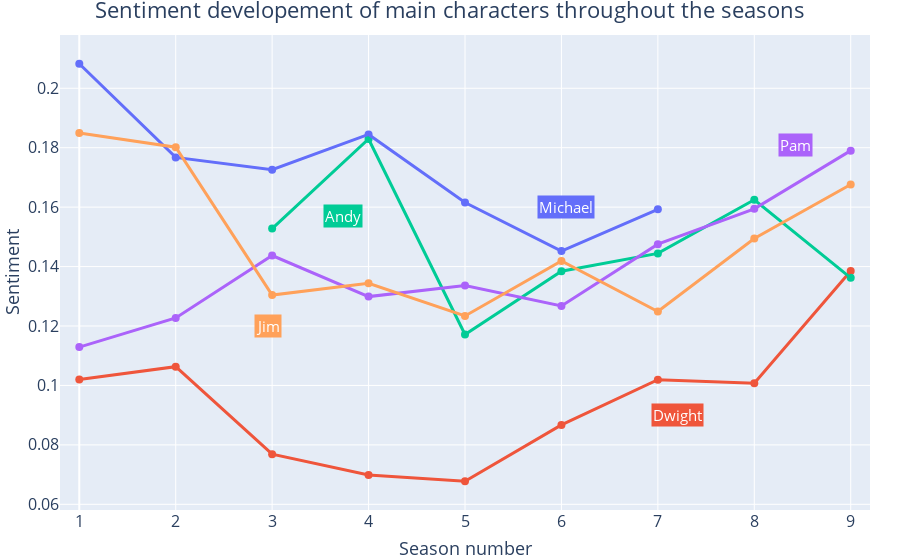

Notebook cell for this chart:
### Markdown cell above
### Put this code instead of cell 20 in the SentimentAnalysis notebook (Interactive sentiment development over seasons plot):

### Code cell
import plotly.express as px
import plotly.graph_objects as go
sentiments = {character:get_sentiment_season(character) for character in characters_sentiment}
data = pd.DataFrame({character:sentiments[character]["sentiment"] for character in characters_sentiment}, index = list(range(1,10)))
data=data.replace(0.271150, np.NaN)
fig1 = px.scatter(data,x=data.reset_index().index,y=['Michael', 'Dwight', 'Andy', 'Pam', 'Jim'])
fig2 = px.line(data,x=data.reset_index().index,y=['Michael', 'Dwight', 'Andy', 'Pam', 'Jim'])
fig2.update_layout(showlegend=False)
fig3 = go.Figure(data=fig1.data + fig2.data)
fig3.update_layout(title_text='Sentiment developement of main characters throughout the seasons',title_x=0.5,title_font_size=22)
fig3.update_layout(xaxis_title="Season number",yaxis_title="Sentiment",font=dict(size=16))
fig3.update_layout(yaxis = dict(tickfont = dict(size=16)),xaxis = dict(tickfont = dict(size=16)))
fig3.for_each_xaxis(lambda axis: axis.title.update(font=dict(size=18)))
fig3.for_each_yaxis(lambda axis: axis.title.update(font=dict(size=18)))
fig3.update_layout(go.Layout(margin=go.layout.Margin(l=0,r=30,b=30, t=35)))
fig3.update_layout(dict(xaxis=dict(tickmode="array",tickvals=[0,1,2,3,4,5,6,7,8], ticktext=[1,2,3,4,5,6,7,8,9],)))
fig3.update_xaxes(range=[-0.2,8.2])
fig3.update_traces(line=dict(width=3))
fig3.update_traces(marker=dict(size=8))
fig3.update_layout(showlegend=False)
fig3.add_annotation(xref="x domain",yref="y",x=0.625,y=0.16,text="Michael",
    axref="x domain", font_color = "white", bgcolor="#636EFA",font_size=15,height=20, ayref="y", ax=0.63,ay=0.82,showarrow=False)
fig3.add_annotation(xref="x domain",yref="y",x=0.795,y=0.09,text="Dwight",
    axref="x domain",font_color = "white",bgcolor="#EF553B",font_size=15,height=20, ayref="y", ax=0.63,ay=0.82,arrowhead=4,showarrow=False)
fig3.add_annotation(xref="x domain",yref="y",x=0.349,y=0.157,text="Andy",
    axref="x domain", font_color = "white",bgcolor="#00CC96",font_size=15,height=20, ayref="y", ax=0.46,ay=0.96,arrowhead=4,showarrow=False)
fig3.add_annotation(xref="x domain",yref="y",x=0.93,y=0.181,text="Pam",
    axref="x domain", font_color = "white",bgcolor="#AB63FA",font_size=15,height=20, ayref="y", ax=0.94,ay=0.53,arrowhead=4,showarrow=False)
fig3.add_annotation(xref="x domain",yref="y",x=0.24,y=0.12,text="Jim",
    axref="x domain", font_color = "white",bgcolor="#FFA15A",font_size=15,height=20, ayref="y", ax=0.94,ay=0.53,arrowhead=4,showarrow=False)
fig3.show()

### Figure 1 — Plotly figure (JSON) as saved in the notebook; plotly's stock layout.template omitted (floating-point values rounded to 4 significant figures)
{"data": [{"hovertemplate": "variable=Michael<br>x=%{x}<br>value=%{y}<extra></extra>", "legendgroup": "Michael", "line": {"width": 3}, "marker": {"color": "#636efa", "size": 8, "symbol": "circle"}, "mode": "markers", "name": "Michael", "orientation": "v", "showlegend": true, "type": "scatter", "x": [0, 1, 2, 3, 4, 5, 6, 7, 8], "xaxis": "x", "y": [0.2083, 0.1767, 0.1726, 0.1845, 0.1615, 0.1452, 0.1593, null, null], "yaxis": "y"}, {"hovertemplate": "variable=Dwight<br>x=%{x}<br>value=%{y}<extra></extra>", "legendgroup": "Dwight", "line": {"width": 3}, "marker": {"color": "#EF553B", "size": 8, "symbol": "circle"}, "mode": "markers", "name": "Dwight", "orientation": "v", "showlegend": true, "type": "scatter", "x": [0, 1, 2, 3, 4, 5, 6, 7, 8], "xaxis": "x", "y": [0.102, 0.1063, 0.07688, 0.06987, 0.06776, 0.08671, 0.102, 0.1008, 0.1385], "yaxis": "y"}, {"hovertemplate": "variable=Andy<br>x=%{x}<br>value=%{y}<extra></extra>", "legendgroup": "Andy", "line": {"width": 3}, "marker": {"color": "#00cc96", "size": 8, "symbol": "circle"}, "mode": "markers", "name": "Andy", "orientation": "v", "showlegend": true, "type": "scatter", "x": [0, 1, 2, 3, 4, 5, 6, 7, 8], "xaxis": "x", "y": [null, null, 0.1528, 0.1829, 0.1172, 0.1384, 0.1444, 0.1625, 0.1362], "yaxis": "y"}, {"hovertemplate": "variable=Pam<br>x=%{x}<br>value=%{y}<extra></extra>", "legendgroup": "Pam", "line": {"width": 3}, "marker": {"color": "#ab63fa", "size": 8, "symbol": "circle"}, "mode": "markers", "name": "Pam", "orientation": "v", "showlegend": true, "type": "scatter", "x": [0, 1, 2, 3, 4, 5, 6, 7, 8], "xaxis": "x", "y": [0.1129, 0.1227, 0.1437, 0.1299, 0.1337, 0.1268, 0.1475, 0.1594, 0.179], "yaxis": "y"}, {"hovertemplate": "variable=Jim<br>x=%{x}<br>value=%{y}<extra></extra>", "legendgroup": "Jim", "line": {"width": 3}, "marker": {"color": "#FFA15A", "size": 8, "symbol": "circle"}, "mode": "markers", "name": "Jim", "orientation": "v", "showlegend": true, "type": "scatter", "x": [0, 1, 2, 3, 4, 5, 6, 7, 8], "xaxis": "x", "y": [0.1849, 0.1802, 0.1304, 0.1344, 0.1234, 0.1419, 0.1249, 0.1495, 0.1676], "yaxis": "y"}, {"hovertemplate": "variable=Michael<br>x=%{x}<br>value=%{y}<extra></extra>", "legendgroup": "Michael", "line": {"color": "#636efa", "dash": "solid", "width": 3}, "marker": {"size": 8}, "mode": "lines", "name": "Michael", "orientation": "v", "showlegend": true, "type": "scatter", "x": [0, 1, 2, 3, 4, 5, 6, 7, 8], "xaxis": "x", "y": [0.2083, 0.1767, 0.1726, 0.1845, 0.1615, 0.1452, 0.1593, null, null], "yaxis": "y"}, {"hovertemplate": "variable=Dwight<br>x=%{x}<br>value=%{y}<extra></extra>", "legendgroup": "Dwight", "line": {"color": "#EF553B", "dash": "solid", "width": 3}, "marker": {"size": 8}, "mode": "lines", "name": "Dwight", "orientation": "v", "showlegend": true, "type": "scatter", "x": [0, 1, 2, 3, 4, 5, 6, 7, 8], "xaxis": "x", "y": [0.102, 0.1063, 0.07688, 0.06987, 0.06776, 0.08671, 0.102, 0.1008, 0.1385], "yaxis": "y"}, {"hovertemplate": "variable=Andy<br>x=%{x}<br>value=%{y}<extra></extra>", "legendgroup": "Andy", "line": {"color": "#00cc96", "dash": "solid", "width": 3}, "marker": {"size": 8}, "mode": "lines", "name": "Andy", "orientation": "v", "showlegend": true, "type": "scatter", "x": [0, 1, 2, 3, 4, 5, 6, 7, 8], "xaxis": "x", "y": [null, null, 0.1528, 0.1829, 0.1172, 0.1384, 0.1444, 0.1625, 0.1362], "yaxis": "y"}, {"hovertemplate": "variable=Pam<br>x=%{x}<br>value=%{y}<extra></extra>", "legendgroup": "Pam", "line": {"color": "#ab63fa", "dash": "solid", "width": 3}, "marker": {"size": 8}, "mode": "lines", "name": "Pam", "orientation": "v", "showlegend": true, "type": "scatter", "x": [0, 1, 2, 3, 4, 5, 6, 7, 8], "xaxis": "x", "y": [0.1129, 0.1227, 0.1437, 0.1299, 0.1337, 0.1268, 0.1475, 0.1594, 0.179], "yaxis": "y"}, {"hovertemplate": "variable=Jim<br>x=%{x}<br>value=%{y}<extra></extra>", "legendgroup": "Jim", "line": {"color": "#FFA15A", "dash": "solid", "width": 3}, "marker": {"size": 8}, "mode": "lines", "name": "Jim", "orientation": "v", "showlegend": true, "type": "scatter", "x": [0, 1, 2, 3, 4, 5, 6, 7, 8], "xaxis": "x", "y": [0.1849, 0.1802, 0.1304, 0.1344, 0.1234, 0.1419, 0.1249, 0.1495, 0.1676], "yaxis": "y"}], "layout": {"annotations": [{"ax": 0.63, "axref": "x domain", "ay": 0.82, "ayref": "y", "bgcolor": "#636EFA", "font": {"color": "white", "size": 15}, "height": 20, "showarrow": false, "text": "Michael", "x": 0.625, "xref": "x domain", "y": 0.16, "yref": "y"}, {"arrowhead": 4, "ax": 0.63, "axref": "x domain", "ay": 0.82, "ayref": "y", "bgcolor": "#EF553B", "font": {"color": "white", "size": 15}, "height": 20, "showarrow": false, "text": "Dwight", "x": 0.795, "xref": "x domain", "y": 0.09, "yref": "y"}, {"arrowhead": 4, "ax": 0.46, "axref": "x domain", "ay": 0.96, "ayref": "y", "bgcolor": "#00CC96", "font": {"color": "white", "size": 15}, "height": 20, "showarrow": false, "text": "Andy", "x": 0.349, "xref": "x domain", "y": 0.157, "yref": "y"}, {"arrowhead": 4, "ax": 0.94, "axref": "x domain", "ay": 0.53, "ayref": "y", "bgcolor": "#AB63FA", "font": {"color": "white", "size": 15}, "height": 20, "showarrow": false, "text": "Pam", "x": 0.93, "xref": "x domain", "y": 0.181, "yref": "y"}, {"arrowhead": 4, "ax": 0.94, "axref": "x domain", "ay": 0.53, "ayref": "y", "bgcolor": "#FFA15A", "font": {"color": "white", "size": 15}, "height": 20, "showarrow": false, "text": "Jim", "x": 0.24, "xref": "x domain", "y": 0.12, "yref": "y"}], "font": {"size": 16}, "margin": {"b": 30, "l": 0, "r": 30, "t": 35}, "showlegend": false, "title": {"font": {"size": 22}, "text": "Sentiment developement of main characters throughout the seasons", "x": 0.5}, "xaxis": {"range": [-0.2, 8.2], "tickfont": {"size": 16}, "tickmode": "array", "ticktext": [1, 2, 3, 4, 5, 6, 7, 8, 9], "tickvals": [0, 1, 2, 3, 4, 5, 6, 7, 8], "title": {"font": {"size": 18}, "text": "Season number"}}, "yaxis": {"tickfont": {"size": 16}, "title": {"font": {"size": 18}, "text": "Sentiment"}}}}
